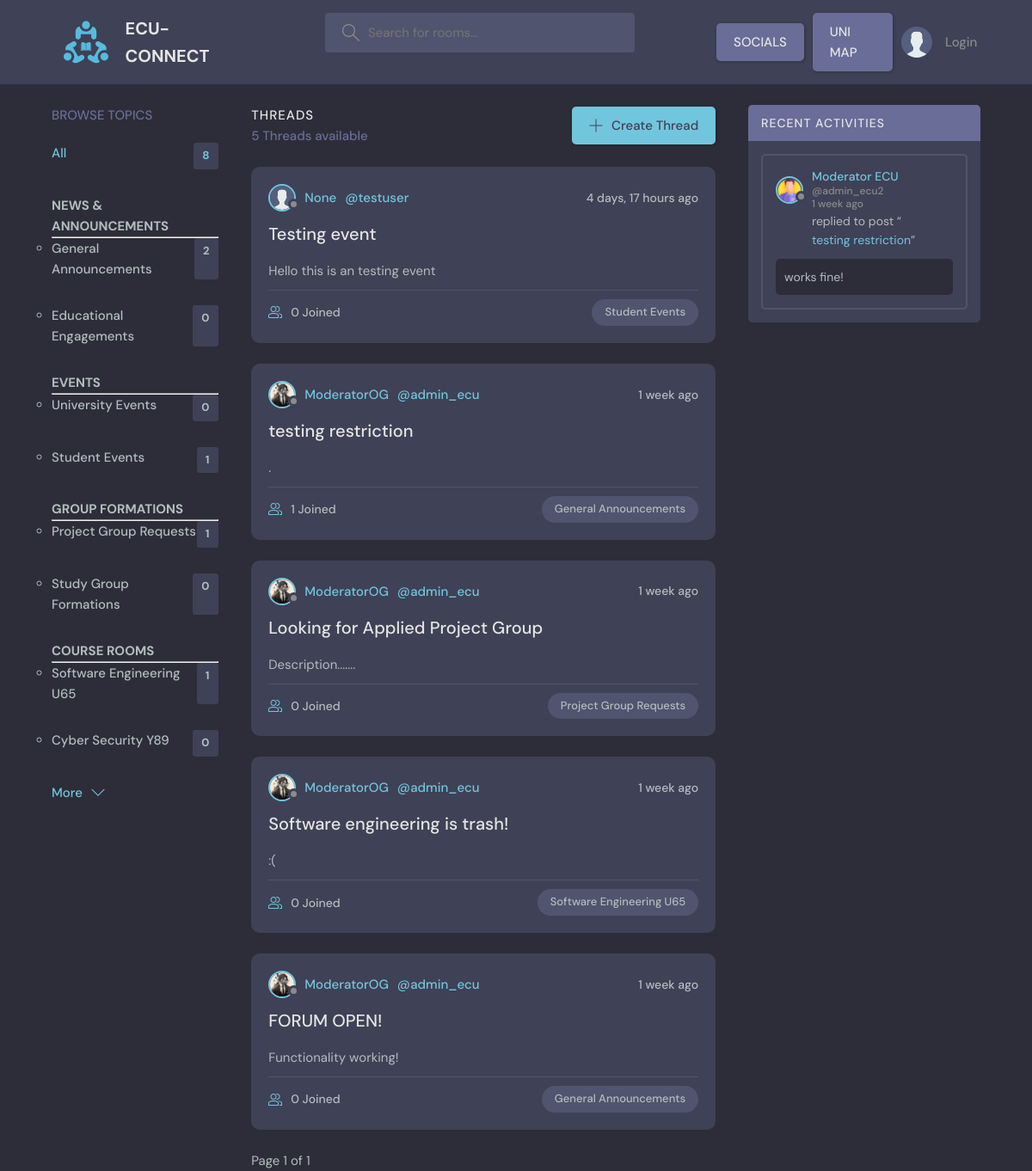
The page / on the database its author committed.
### base/models.py (models this page shows, shortened)
class Topic(models.Model):
    name = models.CharField(max_length=200)

class Thread(models.Model):
    host = models.ForeignKey(User, on_delete = models.SET_NULL, null=True)
    topic = models.ForeignKey(Topic, on_delete = models.SET_NULL, null=True)
    name = models.CharField(max_length=200)
    description = models.TextField(null = True, blank = True)
    participants = models.ManyToManyField(User, related_name='participants', blank=True)
    updated = models.DateTimeField(auto_now= True)
    created = models.DateTimeField(auto_now_add= True)
    class Meta:
       ordering = ['-updated', '-created']
    def __str__(self):
        return self.name

class User(AbstractUser):
    username = models.CharField(max_length=150, unique=True, null=True)
    name = models.CharField(max_length=200, null=True)
    email = models.EmailField(unique=True, null=True)
    bio = models.TextField(null=True)
    avatar = models.ImageField(null=True, default="avatar.svg")
    USERNAME_FIELD = 'email'
    REQUIRED_FIELDS = ['username']

class Comment(models.Model):
    user = models.ForeignKey(User, on_delete=models.CASCADE)
    thread = models.ForeignKey(Thread, on_delete=models.CASCADE)
    body = models.TextField()
    updated = models.DateTimeField(auto_now= True)
    created = models.DateTimeField(auto_now_add= True)
    class Meta:
       ordering = ['-updated', '-created']

### base/views.py (the view)
# urls.py: 2. Add a URL to urlpatterns:  path('', views.home, name='home')
def home(request):
    q = request.GET.get('q') if request.GET.get('q') != None else ''
    threads = Thread.objects.filter(
        Q(topic__name__icontains=q) |
        Q(name__icontains=q) |
        Q(description__icontains=q)
        )#[0:5]
    thread_count = threads.count()
    paginator = Paginator(threads, 5)  # Show 5 threads per page
    page_number = request.GET.get('page')
    try:
        threads = paginator.page(page_number)
    except PageNotAnInteger:
        threads = paginator.page(1)
    except EmptyPage:
        threads = paginator.page(paginator.num_pages)
    topics = Topic.objects.all() #[0:5]
    thread_comments = Comment.objects.filter(Q(thread__topic__name__icontains=q))[0:5]
    context = {'threads': threads, 'topics': topics, 'thread_comments': thread_comments, 'thread_count': thread_count, 'q': q}
    return render(request, 'base/home.html', context )

### base/templates/base/home.html (shortened to what this page needs)
{% extends 'main.html' %}
{% block content %}
    <main class="layout layout--3">
      <div class="container">
        {% include 'base/topics_component.html' %}
        <div class="roomList">
          <div class="roomList__header">
            <div>
              <h2>THREADS</h2>
              <p>{{thread_count}} Threads available</p>
            </div>
            <a class="btn btn--main" href="{% url 'create_thread' %}">
              <svg version="1.1" xmlns="http://www.w3.org/2000/svg" width="32" height="32" viewBox="0 0 32 32">
                <title>add</title>
                <path
                  d="M16.943 0.943h-1.885v14.115h-14.115v1.885h14.115v14.115h1.885v-14.115h14.115v-1.885h-14.115v-14.115z"
                ></path>
              </svg>
              Create Thread
            </a>
          </div>
          {% include 'base/feed_component.html' %}
        </div>
        {% include 'base/activity_component.html' %}
      </div>
    </main>
{% endblock content %}

### base/templates/base/topics_component.html (shortened to what this page needs)
        <div class="topics">
            <div class="topics__header">
              <h2>Browse Topics</h2>
            </div>
            <ul class="topics__list">
                <li>
                    <a href="{% url 'home' %}" class="active">All <span>{{topics.count}}</span></a>
                </li>
              <li>
                <h4>NEWS & ANNOUNCEMENTS</h4>
                <hr>
                <ul>
                  {% for topic in topics %}
                    {% if topic.name == "General Announcements" or topic.name == "Educational Engagements"  %}
                      <li><strong><a href="{% url 'home' %}?q={{topic.name}}">{{topic.name}}<span>{{topic.thread_set.all.count}}</span></a></strong></li>
                    {% endif %}
                  {% endfor %}
                </ul>
              </li>
              <li>
                <h4>EVENTS</h4>
                <hr>
                <ul>
                  {% for topic in topics %}
                  {% if topic.name == "University Events" or topic.name == "Student Events"  %}
                      <li><strong><a href="{% url 'home' %}?q={{topic.name}}">{{topic.name}}<span>{{topic.thread_set.all.count}}</span></a></strong></li>
                    {% endif %}
                  {% endfor %}
                </ul>
              </li>
              <li>
                <h4>GROUP FORMATIONS</h4>
                <hr>
                <ul>
                  {% for topic in topics %}
                  {% if topic.name == "Project Group Requests" or topic.name == "Study Group Formations"  %}
                      <li> <a href="{% url 'home' %}?q={{topic.name}}">{{topic.name}}<span>{{topic.thread_set.all.count}}</span></a></li>
                    {% endif %}
                  {% endfor %}
                </ul>
              </li>
              <li>
                <h4>COURSE ROOMS</h4>
                <hr>
                <ul>
                  {% for topic in topics %}
                  {% if topic.name == "Software Engineering U65" or topic.name == "Cyber Security Y89"  %}
                      <li><strong><a href="{% url 'home' %}?q={{topic.name}}">{{topic.name}}<span>{{topic.thread_set.all.count}}</span></a></strong></li>
                    {% endif %}
                  {% endfor %}
                </ul>
              </li>
            </ul>
            <a class="btn btn--link" href="topics.html">
              More
              <svg version="1.1" xmlns="http://www.w3.org/2000/svg" width="32" height="32" viewBox="0 0 32 32">
                <title>chevron-down</title>
                <path d="M16 21l-13-13h-3l16 16 16-16h-3l-13 13z"></path>
              </svg>
            </a>
          </div>

### base/templates/base/feed_component.html (shortened to what this page needs)
{% for thread in threads %}
<div class="roomListRoom">
    <div class="roomListRoom__header">
        <a href="{% url 'user_profile' thread.host.id %}" class="roomListRoom__author">
        <div class="avatar avatar--small">
            <img src="{{thread.host.avatar.url}}" />
        </div>
        <span>{{thread.host.name}}</span>
        <span>@{{thread.host.username}}</span>
        </a>
        <div class="roomListRoom__actions">
        <span>{{thread.created|timesince}} ago</span>
        </div>
    </div>
    <div class="roomListRoom__content">
        <a href="{% url 'thread' thread.id %}">{{thread.name}}</a>
        <p>
            {{ thread.description }}
        </p>
    </div>
    <div class="roomListRoom__meta">
        <a href="{% url 'thread' thread.id %}" class="roomListRoom__joined">
        {{thread.participants.all.count}} Joined
        </a>
        <p class="roomListRoom__topic">{{thread.topic.name}}</p>
    </div>
</div>
{% endfor %}
<div class="pagination">
    <span class="step-links">
        <span class="current">
            Page {{ threads.number }} of {{ threads.paginator.num_pages }}
        </span>
    </span>
</div>

### base/templates/base/activity_component.html (shortened to what this page needs)
<div class="activities">
    <div class="activities__header">
      <h2>Recent Activities</h2>
    </div>
    {% for comment in thread_comments %}
    <div class="activities__box">
      <div class="activities__boxHeader roomListRoom__header">
        <a href="{% url 'user_profile' comment.user.id %}" class="roomListRoom__author">
          <div class="avatar avatar--small">
            <img src="{{comment.user.avatar.url}}" />
          </div>
          <p>
            {{comment.user.name}}
            <span>@{{comment.user.username}}</span>
            <span>{{comment.created|timesince}} ago</span>
          </p>
        </a>
      </div>
      <div class="activities__boxContent">
        <p>replied to post “<a href="{% url 'thread' comment.thread.id %}">{{comment.thread}}</a>”</p>
        <div class="activities__boxRoomContent">
            <p>{{comment.body}}</p>
        </div>
      </div>
    </div>
    {% endfor %}
  </div>

### rows shown on the page
Topic: name "General Announcements", thread_set.all.count "2"
Topic: name "Educational Engagements", thread_set.all.count "0"
Topic: name "University Events", thread_set.all.count "0"
Topic: name "Student Events", thread_set.all.count "1"
Topic: name "Project Group Requests", thread_set.all.count "1"
Topic: name "Study Group Formations", thread_set.all.count "0"
Topic: name "Software Engineering U65", thread_set.all.count "1"
Topic: name "Cyber Security Y89", thread_set.all.count "0"
Thread: host.avatar (placeholder picture), host.name "None", host.username "testuser", created "4 days, 17 hours", name "Testing event", description "Hello this is an testing event", participants.all.count "0", topic.name "Student Events"
Thread: host.avatar (picture), host.name "ModeratorOG", host.username "admin_ecu", created "1 week", name "testing restriction", description ".", participants.all.count "1", topic.name "General Announcements"
Thread: host.avatar (picture), host.name "ModeratorOG", host.username "admin_ecu", created "1 week", name "Looking for Applied Project Group", description "Description.......", participants.all.count "0", topic.name "Project Group Requests"
Thread: host.avatar (picture), host.name "ModeratorOG", host.username "admin_ecu", created "1 week", name "Software engineering is trash!", description ":(", participants.all.count "0", topic.name "Software Engineering U65"
Thread: host.avatar (picture), host.name "ModeratorOG", host.username "admin_ecu", created "1 week", name "FORUM OPEN!", description "Functionality working!", participants.all.count "0", topic.name "General Announcements"
Comment: user.avatar (picture), user.name "Moderator ECU", user.username "admin_ecu2", created "1 week", thread "testing restriction", body "works fine!"

### other values the page prints
{{ topics.count }} "8"
{{ thread_count }} "5"
{{ threads.number }} "1"
{{ threads.paginator.num_pages }} "1"
